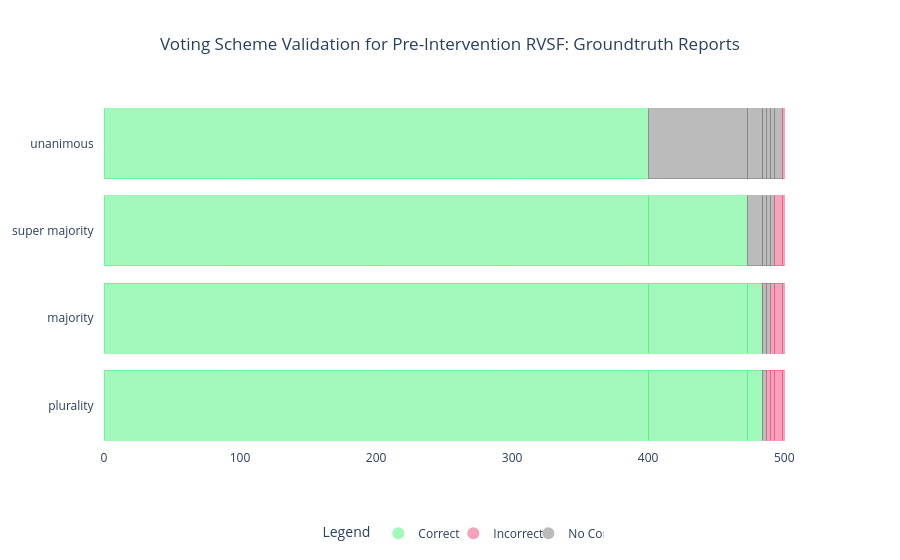

Notebook code cell kept with this figure:
### Markdown cell above
RVSF Combined Graph Pre

### Code cell
import plotly.graph_objects as go

# set plotly background to white
go.Layout(paper_bgcolor='rgba(0,0,0,0)', plot_bgcolor='rgba(0,0,0,0)')

# Combine all voting schemes into one list
voting_scheme = ['unanimous', 'super majority', 'majority', 'plurality']

# Values for each scheme
values_unanimous = [[400.0], [73.0], [11.0], [0.0], [3.0], [3.0], [3.0], [6.0], [1.0]]
values_super_majority = [[400.0], [73.0], [11.0], [0.0], [3.0], [3.0], [3.0], [6.0], [1.0]]
values_majority = [[400.0], [73.0], [11.0], [0.0], [3.0], [3.0], [3.0], [6.0], [1.0]]
values_plurality = [[400.0], [73.0], [11.0], [0.0], [3.0], [3.0], [3.0], [6.0], [1.0]]

labels = ['uc', 'sc', 'mc', 'pc', 'n', 'pic', 'mic', 'sic', 'uic']

# Colors for the schemes
h = 240
m = 120
l = 70
a = 0.5

green = f'rgba({l}, {h}, {m}, {a})'
gray = f'rgba({m}, {m}, {m}, {a})'
red = f'rgba({h}, {l}, {m}, {a})'

colors_unanimous = {'uc': green,
                    'sc': gray,
                    'mc': gray,
                    'pc': gray,
                    'n': gray,
                    'uic': red,
                    'sic': gray,
                    'mic': gray,
                    'pic': gray}

colors_super_majority = {'uc': green,
                         'sc': green,
                         'mc': gray,
                         'pc': gray,
                         'n': gray,
                         'uic': red,
                         'sic': red,
                         'mic': gray,
                         'pic': gray}

colors_majority = {'uc': green,
                         'sc': green,
                         'mc': green,
                         'pc': gray,
                         'n': gray,
                         'uic': red,
                         'sic': red,
                         'mic': red,
                         'pic': gray}

colors_plurality = {'uc': green,
                         'sc': green,
                         'mc': green,
                         'pc': green,
                         'n': gray,
                         'uic': red,
                         'sic': red,
                         'mic': red,
                         'pic': red}

# Create figure
fig = go.Figure()

# Add traces for 'plurality' voting scheme
for i, value in enumerate(values_plurality):
    fig.add_trace(go.Bar(
        y=['plurality   '],
        x=value,
        name=labels[i] + ' (plurality)',
        orientation='h',
        marker=dict(
            color=colors_plurality[labels[i]],
            line=dict(color=colors_plurality[labels[i]], width=1)  # Thinner line width
        ),
        showlegend=False  # Hide individual bar traces from the legend
    ))

# Add traces for 'majority' voting scheme
for i, value in enumerate(values_majority):
    fig.add_trace(go.Bar(
        y=['majority   '],
        x=value,
        name=labels[i] + ' (majority)',
        orientation='h',
        marker=dict(
            color=colors_majority[labels[i]],
            line=dict(color=colors_majority[labels[i]], width=1)  # Thinner line width
        ),
        showlegend=False  # Hide individual bar traces from the legend
    ))


# Add traces for 'super majority' voting scheme
for i, value in enumerate(values_super_majority):
    fig.add_trace(go.Bar(
        y=['super majority   '],
        x=value,
        name=labels[i] + ' (super majority)',
        orientation='h',
        marker=dict(
            color=colors_super_majority[labels[i]],
            line=dict(color=colors_super_majority[labels[i]], width=1)  # Thinner line width
        ),
        showlegend=False  # Hide individual bar traces from the legend
    ))

# Add traces for 'unanimous' voting scheme
for i, value in enumerate(values_unanimous):
    fig.add_trace(go.Bar(
        y=['unanimous   '],
        x=value,
        name=labels[i] + ' (unanimous)',
        orientation='h',
        marker=dict(
            color=colors_unanimous[labels[i]],
            line=dict(color=colors_unanimous[labels[i]], width=1)  # Thinner line width
        ),
        showlegend=False  # Hide individual bar traces from the legend
    ))

# Update layout for stacking bars and background, and simplified legend
fig.update_layout(
    plot_bgcolor='rgba(0,0,0,0)',
    paper_bgcolor='rgba(0,0,0,0)',
    title='Voting Scheme Validation for Pre-Intervention RVSF: Groundtruth Reports',
    title_x=0.5,  # Center the title
    barmode='stack',
    yaxis={'categoryorder': 'total ascending'},
    
    # Simplified legend
    legend=dict(
        title="Legend",
        itemsizing='constant',
        traceorder='normal',
        entrywidth=30,
        entrywidthmode='pixels',
        orientation='h',  # Horizontal legend to save space
        x=0.5,  # Position legend in the middle
        xanchor='center',  # Anchor at the center of the legend
        y=-0.2,  # Adjust vertical position
        yanchor='top'
    )
)

# Add custom legend manually (small, simple legend with 3 categories)
fig.add_trace(go.Scatter(
    x=[None],
    y=[None],
    mode='markers',
    marker=dict(size=10, color=green),
    showlegend=True,
    name='Correct'
))

fig.add_trace(go.Scatter(
    x=[None],
    y=[None],
    mode='markers',
    marker=dict(size=10, color=red),
    showlegend=True,
    name='Incorrect'
))

fig.add_trace(go.Scatter(
    x=[None],
    y=[None],
    mode='markers',
    marker=dict(size=10, color=gray),
    showlegend=True,
    name='No Consensus'
))

# Show the plot
fig.show()

### Figure 1 — Plotly figure (JSON) as saved in the notebook; plotly's stock layout.template omitted (floating-point values rounded to 4 significant figures)
{"data": [{"marker": {"color": "rgba(70, 240, 120, 0.5)", "line": {"color": "rgba(70, 240, 120, 0.5)", "width": 1}}, "name": "uc (plurality)", "orientation": "h", "showlegend": false, "type": "bar", "x": [400], "y": ["plurality   "]}, {"marker": {"color": "rgba(70, 240, 120, 0.5)", "line": {"color": "rgba(70, 240, 120, 0.5)", "width": 1}}, "name": "sc (plurality)", "orientation": "h", "showlegend": false, "type": "bar", "x": [73], "y": ["plurality   "]}, {"marker": {"color": "rgba(70, 240, 120, 0.5)", "line": {"color": "rgba(70, 240, 120, 0.5)", "width": 1}}, "name": "mc (plurality)", "orientation": "h", "showlegend": false, "type": "bar", "x": [11], "y": ["plurality   "]}, {"marker": {"color": "rgba(70, 240, 120, 0.5)", "line": {"color": "rgba(70, 240, 120, 0.5)", "width": 1}}, "name": "pc (plurality)", "orientation": "h", "showlegend": false, "type": "bar", "x": [0], "y": ["plurality   "]}, {"marker": {"color": "rgba(120, 120, 120, 0.5)", "line": {"color": "rgba(120, 120, 120, 0.5)", "width": 1}}, "name": "n (plurality)", "orientation": "h", "showlegend": false, "type": "bar", "x": [3], "y": ["plurality   "]}, {"marker": {"color": "rgba(240, 70, 120, 0.5)", "line": {"color": "rgba(240, 70, 120, 0.5)", "width": 1}}, "name": "pic (plurality)", "orientation": "h", "showlegend": false, "type": "bar", "x": [3], "y": ["plurality   "]}, {"marker": {"color": "rgba(240, 70, 120, 0.5)", "line": {"color": "rgba(240, 70, 120, 0.5)", "width": 1}}, "name": "mic (plurality)", "orientation": "h", "showlegend": false, "type": "bar", "x": [3], "y": ["plurality   "]}, {"marker": {"color": "rgba(240, 70, 120, 0.5)", "line": {"color": "rgba(240, 70, 120, 0.5)", "width": 1}}, "name": "sic (plurality)", "orientation": "h", "showlegend": false, "type": "bar", "x": [6], "y": ["plurality   "]}, {"marker": {"color": "rgba(240, 70, 120, 0.5)", "line": {"color": "rgba(240, 70, 120, 0.5)", "width": 1}}, "name": "uic (plurality)", "orientation": "h", "showlegend": false, "type": "bar", "x": [1], "y": ["plurality   "]}, {"marker": {"color": "rgba(70, 240, 120, 0.5)", "line": {"color": "rgba(70, 240, 120, 0.5)", "width": 1}}, "name": "uc (majority)", "orientation": "h", "showlegend": false, "type": "bar", "x": [400], "y": ["majority   "]}, {"marker": {"color": "rgba(70, 240, 120, 0.5)", "line": {"color": "rgba(70, 240, 120, 0.5)", "width": 1}}, "name": "sc (majority)", "orientation": "h", "showlegend": false, "type": "bar", "x": [73], "y": ["majority   "]}, {"marker": {"color": "rgba(70, 240, 120, 0.5)", "line": {"color": "rgba(70, 240, 120, 0.5)", "width": 1}}, "name": "mc (majority)", "orientation": "h", "showlegend": false, "type": "bar", "x": [11], "y": ["majority   "]}, {"marker": {"color": "rgba(120, 120, 120, 0.5)", "line": {"color": "rgba(120, 120, 120, 0.5)", "width": 1}}, "name": "pc (majority)", "orientation": "h", "showlegend": false, "type": "bar", "x": [0], "y": ["majority   "]}, {"marker": {"color": "rgba(120, 120, 120, 0.5)", "line": {"color": "rgba(120, 120, 120, 0.5)", "width": 1}}, "name": "n (majority)", "orientation": "h", "showlegend": false, "type": "bar", "x": [3], "y": ["majority   "]}, {"marker": {"color": "rgba(120, 120, 120, 0.5)", "line": {"color": "rgba(120, 120, 120, 0.5)", "width": 1}}, "name": "pic (majority)", "orientation": "h", "showlegend": false, "type": "bar", "x": [3], "y": ["majority   "]}, {"marker": {"color": "rgba(240, 70, 120, 0.5)", "line": {"color": "rgba(240, 70, 120, 0.5)", "width": 1}}, "name": "mic (majority)", "orientation": "h", "showlegend": false, "type": "bar", "x": [3], "y": ["majority   "]}, {"marker": {"color": "rgba(240, 70, 120, 0.5)", "line": {"color": "rgba(240, 70, 120, 0.5)", "width": 1}}, "name": "sic (majority)", "orientation": "h", "showlegend": false, "type": "bar", "x": [6], "y": ["majority   "]}, {"marker": {"color": "rgba(240, 70, 120, 0.5)", "line": {"color": "rgba(240, 70, 120, 0.5)", "width": 1}}, "name": "uic (majority)", "orientation": "h", "showlegend": false, "type": "bar", "x": [1], "y": ["majority   "]}, {"marker": {"color": "rgba(70, 240, 120, 0.5)", "line": {"color": "rgba(70, 240, 120, 0.5)", "width": 1}}, "name": "uc (super majority)", "orientation": "h", "showlegend": false, "type": "bar", "x": [400], "y": ["super majority   "]}, {"marker": {"color": "rgba(70, 240, 120, 0.5)", "line": {"color": "rgba(70, 240, 120, 0.5)", "width": 1}}, "name": "sc (super majority)", "orientation": "h", "showlegend": false, "type": "bar", "x": [73], "y": ["super majority   "]}, {"marker": {"color": "rgba(120, 120, 120, 0.5)", "line": {"color": "rgba(120, 120, 120, 0.5)", "width": 1}}, "name": "mc (super majority)", "orientation": "h", "showlegend": false, "type": "bar", "x": [11], "y": ["super majority   "]}, {"marker": {"color": "rgba(120, 120, 120, 0.5)", "line": {"color": "rgba(120, 120, 120, 0.5)", "width": 1}}, "name": "pc (super majority)", "orientation": "h", "showlegend": false, "type": "bar", "x": [0], "y": ["super majority   "]}, {"marker": {"color": "rgba(120, 120, 120, 0.5)", "line": {"color": "rgba(120, 120, 120, 0.5)", "width": 1}}, "name": "n (super majority)", "orientation": "h", "showlegend": false, "type": "bar", "x": [3], "y": ["super majority   "]}, {"marker": {"color": "rgba(120, 120, 120, 0.5)", "line": {"color": "rgba(120, 120, 120, 0.5)", "width": 1}}, "name": "pic (super majority)", "orientation": "h", "showlegend": false, "type": "bar", "x": [3], "y": ["super majority   "]}, {"marker": {"color": "rgba(120, 120, 120, 0.5)", "line": {"color": "rgba(120, 120, 120, 0.5)", "width": 1}}, "name": "mic (super majority)", "orientation": "h", "showlegend": false, "type": "bar", "x": [3], "y": ["super majority   "]}, {"marker": {"color": "rgba(240, 70, 120, 0.5)", "line": {"color": "rgba(240, 70, 120, 0.5)", "width": 1}}, "name": "sic (super majority)", "orientation": "h", "showlegend": false, "type": "bar", "x": [6], "y": ["super majority   "]}, {"marker": {"color": "rgba(240, 70, 120, 0.5)", "line": {"color": "rgba(240, 70, 120, 0.5)", "width": 1}}, "name": "uic (super majority)", "orientation": "h", "showlegend": false, "type": "bar", "x": [1], "y": ["super majority   "]}, {"marker": {"color": "rgba(70, 240, 120, 0.5)", "line": {"color": "rgba(70, 240, 120, 0.5)", "width": 1}}, "name": "uc (unanimous)", "orientation": "h", "showlegend": false, "type": "bar", "x": [400], "y": ["unanimous   "]}, {"marker": {"color": "rgba(120, 120, 120, 0.5)", "line": {"color": "rgba(120, 120, 120, 0.5)", "width": 1}}, "name": "sc (unanimous)", "orientation": "h", "showlegend": false, "type": "bar", "x": [73], "y": ["unanimous   "]}, {"marker": {"color": "rgba(120, 120, 120, 0.5)", "line": {"color": "rgba(120, 120, 120, 0.5)", "width": 1}}, "name": "mc (unanimous)", "orientation": "h", "showlegend": false, "type": "bar", "x": [11], "y": ["unanimous   "]}, {"marker": {"color": "rgba(120, 120, 120, 0.5)", "line": {"color": "rgba(120, 120, 120, 0.5)", "width": 1}}, "name": "pc (unanimous)", "orientation": "h", "showlegend": false, "type": "bar", "x": [0], "y": ["unanimous   "]}, {"marker": {"color": "rgba(120, 120, 120, 0.5)", "line": {"color": "rgba(120, 120, 120, 0.5)", "width": 1}}, "name": "n (unanimous)", "orientation": "h", "showlegend": false, "type": "bar", "x": [3], "y": ["unanimous   "]}, {"marker": {"color": "rgba(120, 120, 120, 0.5)", "line": {"color": "rgba(120, 120, 120, 0.5)", "width": 1}}, "name": "pic (unanimous)", "orientation": "h", "showlegend": false, "type": "bar", "x": [3], "y": ["unanimous   "]}, {"marker": {"color": "rgba(120, 120, 120, 0.5)", "line": {"color": "rgba(120, 120, 120, 0.5)", "width": 1}}, "name": "mic (unanimous)", "orientation": "h", "showlegend": false, "type": "bar", "x": [3], "y": ["unanimous   "]}, {"marker": {"color": "rgba(120, 120, 120, 0.5)", "line": {"color": "rgba(120, 120, 120, 0.5)", "width": 1}}, "name": "sic (unanimous)", "orientation": "h", "showlegend": false, "type": "bar", "x": [6], "y": ["unanimous   "]}, {"marker": {"color": "rgba(240, 70, 120, 0.5)", "line": {"color": "rgba(240, 70, 120, 0.5)", "width": 1}}, "name": "uic (unanimous)", "orientation": "h", "showlegend": false, "type": "bar", "x": [1], "y": ["unanimous   "]}, {"marker": {"color": "rgba(70, 240, 120, 0.5)", "size": 10}, "mode": "markers", "name": "Correct", "showlegend": true, "type": "scatter", "x": [null], "y": [null]}, {"marker": {"color": "rgba(240, 70, 120, 0.5)", "size": 10}, "mode": "markers", "name": "Incorrect", "showlegend": true, "type": "scatter", "x": [null], "y": [null]}, {"marker": {"color": "rgba(120, 120, 120, 0.5)", "size": 10}, "mode": "markers", "name": "No Consensus", "showlegend": true, "type": "scatter", "x": [null], "y": [null]}], "layout": {"barmode": "stack", "legend": {"entrywidth": 30, "entrywidthmode": "pixels", "itemsizing": "constant", "orientation": "h", "title": {"text": "Legend"}, "traceorder": "normal", "x": 0.5, "xanchor": "center", "y": -0.2, "yanchor": "top"}, "paper_bgcolor": "rgba(0,0,0,0)", "plot_bgcolor": "rgba(0,0,0,0)", "title": {"text": "Voting Scheme Validation for Pre-Intervention RVSF: Groundtruth Reports", "x": 0.5}, "yaxis": {"categoryorder": "total ascending"}}}
